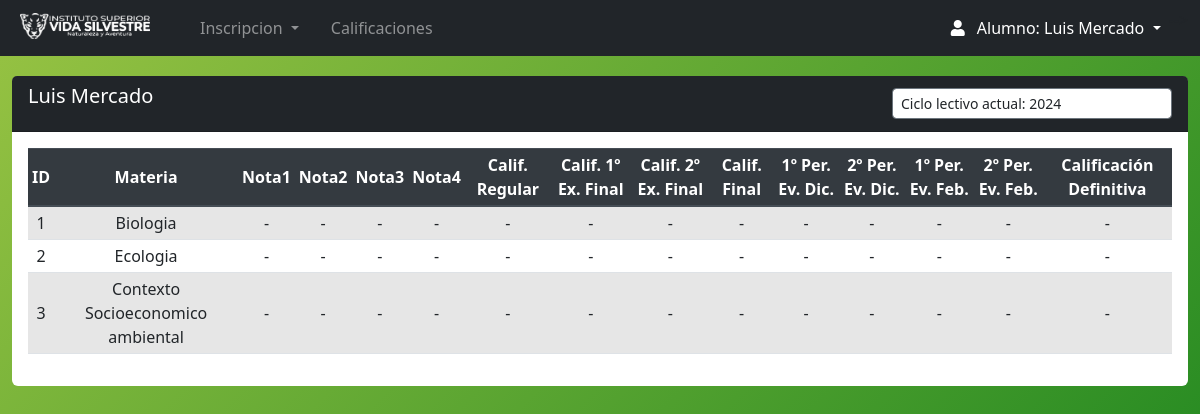
/Views/alumno/ver_nota.php (signed in), run on the app's committed database.
### tables this page shows
CREATE TABLE `persona` (
  `id_persona` int(11) NOT NULL,
  `nombre` varchar(35) NOT NULL,
  `apellido` varchar(35) NOT NULL,
  `fecha_nacimiento` date NOT NULL,
  `DNI` int(11) NOT NULL,
  `celular` varchar(15) DEFAULT NULL,
  `email_correo` varchar(100) DEFAULT NULL,
  `direccion` varchar(55) DEFAULT NULL,
  `fecha_ingreso` date DEFAULT NULL,
  `pais` varchar(55) DEFAULT NULL,
  `ciudad` varchar(55) DEFAULT NULL,
  `contraseña` varchar(10) DEFAULT NULL,
  `id_rol` int(11) NOT NULL,
  `genero` varchar(15) DEFAULT NULL,
  `legajo` int(11) DEFAULT NULL,
  `titulo` varchar(100) DEFAULT NULL,
  `estado` varchar(11) DEFAULT NULL
);

CREATE TABLE `materia` (
  `id_materia` int(11) NOT NULL,
  `Nombre` varchar(255) DEFAULT NULL,
  `descripcion` varchar(50) DEFAULT NULL,
  `horas` varchar(5) DEFAULT NULL,
  `num_resolucion` varchar(15) DEFAULT NULL,
  `año_cursado` varchar(20) NOT NULL,
  `id_tipo` int(11) DEFAULT NULL,
  `estado` varchar(11) DEFAULT NULL,
  `plan_estudio` varchar(50) DEFAULT NULL
);

### Views/alumno/ver_nota.php (the view, shortened to what this page needs)
<?php
require 'navbar.php';
require '../../conn/connection.php';
$alumno_id = $_SESSION['id_persona'];
function obtenerNotas($conexion, $alumno_id, $materia_id, $ciclo_id)
{
    $sql_notas = "SELECT * FROM nota WHERE id_persona = ? AND id_materia = ? AND id_ciclo = ?";
    $stmt_notas = $conexion->prepare($sql_notas);
    $stmt_notas->bind_param("iii", $alumno_id, $materia_id, $ciclo_id);
    $stmt_notas->execute();
    $result_notas = $stmt_notas->get_result();
    return $result_notas->fetch_assoc();
}
if ($alumno_id) {
    $sql_alumno = "SELECT * FROM persona WHERE id_persona = ?";
    $stmt_alumno = $conexion->prepare($sql_alumno);
    $stmt_alumno->bind_param("i", $alumno_id);
    $stmt_alumno->execute();
    $result_alumno = $stmt_alumno->get_result();
    if ($result_alumno->num_rows > 0) {
     $alumno = $result_alumno->fetch_assoc();
     $nombre_completo = htmlspecialchars($alumno['nombre'] . ' ' . $alumno['apellido']);
 } else {
     $nombre_completo = "Alumno no encontrado";
 }
    $sql_ciclo = "SELECT id_ciclo, nombre_ciclo FROM ciclo_lectivo WHERE ciclo_actual = 1 LIMIT 1";
    $result_ciclo = $conexion->query($sql_ciclo);
    $ciclo = $result_ciclo->fetch_assoc();
    $select_ciclo = $ciclo['id_ciclo'];
    $sql_materias = "SELECT m.* FROM alumno_materia am
                      JOIN materia m ON am.id_materia = m.id_materia
                      WHERE am.id_persona = ? AND m.estado = 'Activo' AND am.id_ciclo = ?";
    $stmt_materias = $conexion->prepare($sql_materias);
    $stmt_materias->bind_param("ii", $alumno_id, $select_ciclo);
    $stmt_materias->execute();
    $result_materias = $stmt_materias->get_result();
    if ($result_materias->num_rows > 0) {
        while ($row = $result_materias->fetch_assoc()) {
            $materias[] = $row;
        }
    }
     } else {
         echo "ID de alumno no especificado.";
         exit;
}
?>
<section class="content mt-3">
    <div class="row m-auto">
        <div class="col-sm">
            <div class="card rounded-2 border-0">
                <div class="card-header bg-dark text-white pb-0 ">
                    <div class="row">
                        <h5 class="col"><?php echo $nombre_completo; ?></h5>
                        <div class="col mb-2">
                            <form id="miFormulario" action="" method="post" class="form-inline justify-content-end my-1">
                                <select name="select_ciclo" class="form-control form-control-sm w-50" onchange="enviarFormulario()">
                                    <option value="" disabled selected class="text-secondary">Ciclo lectivo actual: <?php echo htmlspecialchars($ciclo['nombre_ciclo']); ?></option>
                                </select>
                            </form>
                        </div>
                    </div>
                </div>
                <div class="card-body table-responsive">
                    <table id="" class="table table-striped table-sm">
                        <thead class="thead-dark">
                            <tr>
                                <th>ID</th>
                                <th>Materia</th>
                                <th>Nota1</th>
                                <th>Nota2</th>
                                <th>Nota3</th>
                                <th>Nota4</th>
                                <th>Calif. Regular</th>
                                <th>Calif. 1º Ex. Final</th>
                                <th>Calif. 2º Ex. Final</th>
                                <th>Calif. Final</th>
                                <th>1º Per. Ev. Dic.</th>
                                <th>2º Per. Ev. Dic.</th>
                                <th>1º Per. Ev. Feb.</th>
                                <th>2º Per. Ev. Feb.</th>
                                <th>Calificación Definitiva</th>
                            </tr>
                        </thead>
                        <tbody>
                            <?php if (isset($materias) && count($materias) > 0): ?>
                                <?php foreach ($materias as $index => $materia): ?>
                                    <tr>
                                        <td><?php echo $index + 1; ?></td>
                                        <td><?php echo htmlspecialchars($materia['Nombre']); ?></td>
                                        <?php
                                        $mate = $materia['id_materia'];
                                        $nota = obtenerNotas($conexion, $alumno_id, $mate, $select_ciclo);
                                        for ($i = 1; $i <= 4; $i++) {
                                            echo '<td>' . (isset($nota["n$i"]) ? htmlspecialchars($nota["n$i"]) : '-') . '</td>';
                                        }
                                        echo '<td>' . (isset($nota['n5']) ? htmlspecialchars($nota['n5']) : '-') . '</td>';
                                        echo '<td>' . (isset($nota['n6']) ? htmlspecialchars($nota['n6']) : '-') . '</td>';
                                        echo '<td>' . (isset($nota['n7']) ? htmlspecialchars($nota['n7']) : '-') . '</td>';
                                        echo '<td>' . (isset($nota['n8']) ? htmlspecialchars($nota['n8']) : '-') . '</td>';
                                        echo '<td>' . (isset($nota['n9']) ? htmlspecialchars($nota['n9']) : '-') . '</td>';
                                        echo '<td>' . (isset($nota['n10']) ? htmlspecialchars($nota['n10']) : '-') . '</td>';
                                        echo '<td>' . (isset($nota['n11']) ? htmlspecialchars($nota['n11']) : '-') . '</td>';
                                        echo '<td>' . (isset($nota['n12']) ? htmlspecialchars($nota['n12']) : '-') . '</td>';
                                        echo '<td>' . (isset($nota['n13']) ? htmlspecialchars($nota['n13']) : '-') . '</td>';
                                        ?>
                                    </tr>
                                <?php endforeach; ?>
                            <?php else: ?>
                                <tr>
                                    <td colspan="15" class="text-center">No se encontraron materias</td>
                                </tr>
                            <?php endif; ?>
                        </tbody>
                    </table>
                </div>
            </div>
        </div>
    </div>
</section>

### css/style.css (style rules this page uses)
body { background: linear-gradient(135deg, #98c343, #10801c); position: relative; padding-bottom: 10px; min-height: 100vh; }
select { border-style: solid !important; border-color: #6c757d !important; border-width: 1px !important; }
th, td { text-align: center !important; vertical-align: middle !important; }

### data on the page
persona: nombre_completo "Luis Mercado"
materia: Nombre "Biologia"
materia: Nombre "Ecologia"
materia: Nombre "Contexto Socioeconomico ambiental"

### other printed values
$_SESSION['nombre'] "Luis"
$_SESSION['apellido'] "Mercado"
